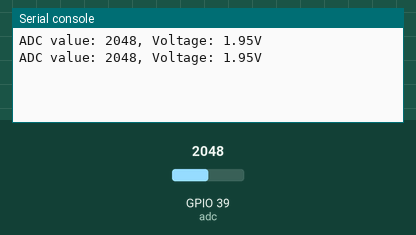
Simulated run of this program. Board: ESP32 board running MicroPython. On the bench: the last lines printed to the serial console. The test bench sets the inputs (shaded band); at power-on: GPIO 39 (adc) = 2048 (analog values on the 0–4095 scale).

Above: at 1.2 s.
1.3 s: GPIO 39 (adc) set to 2866
At 2.6 s:
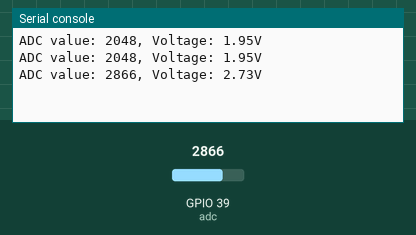
2.8 s: GPIO 39 (adc) set to 3603
At 3.8 s:
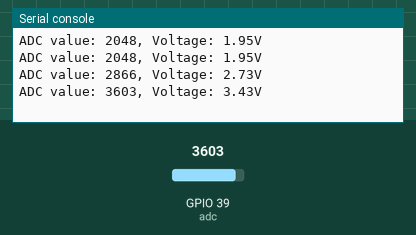
Timing chart, 0 to 5.8 s (numbered marks = the images above; inputs shaded):
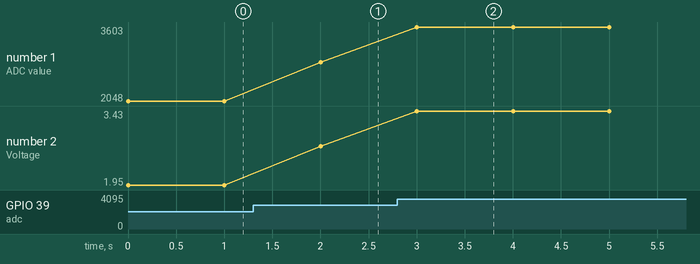

Measured:
- after the input at 1.3 s, the serial console: prints a new line after 0.70 s (image 1)
- after the input at 2.8 s, the serial console: prints a new line after 0.20 s (image 2)
- plotted number 1: 2048 → 2866 after the input at 1.3 s, 2866 → 3603 after the input at 2.8 s
- plotted number 2: 1.95 → 2.73 after the input at 1.3 s, 2.73 → 3.43 after the input at 2.8 s

The program:

adc_kc868_A16.py
```python
from machine import ADC, Pin
from time import sleep

# Инициализация АЦП на GPIO36 (ADC1_CH0)
adc = ADC(Pin(39))

# Настройка диапазона измерений (по умолчанию 0-1.1В)
# Доступные диапазоны: ADC.ATTN_0DB (0-1.1V), ADC.ATTN_2_5DB (0-1.5V),
# ADC.ATTN_6DB (0-2.2V), ADC.ATTN_11DB (0-3.9V)
adc.atten(ADC.ATTN_11DB)  # Устанавливаем максимальный диапазон 0-3.9V

# Настройка ширины бита (по умолчанию 12 бит)
# Доступные значения: ADC.WIDTH_9BIT, ADC.WIDTH_10BIT, ADC.WIDTH_11BIT, ADC.WIDTH_12BIT
adc.width(ADC.WIDTH_12BIT)

def read_adc():
    while True:
        value = adc.read()  # Чтение сырого значения (0-4095 для 12 бит)
        voltage = value * 3.9 / 4095  # Преобразование в напряжение (при atten=11DB)
        print("ADC value: {}, Voltage: {:.2f}V".format(value, voltage))
        sleep(1)

# Запуск чтения
read_adc()
```
